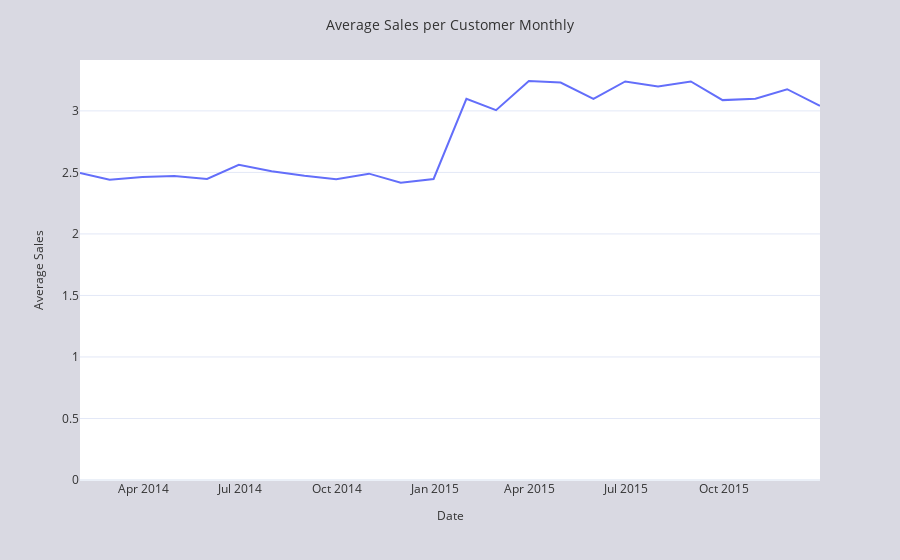

Write notebook code for a chart like this one.
### Markdown cell above
The plot below displays the average sales per customer monthly, indicating that they likely make 2 to 3 monthly purchases at this grocery store.

### Code cell
monthly_sales = df.resample('M', on='Date').size()
unique_monthly_customers = df.resample('M', on = 'Date').Member_number.nunique()
sales_per_customer = monthly_sales / unique_monthly_customers
fig = px.line(
    sales_per_customer,
    x = sales_per_customer.index,
    y = sales_per_customer,
    labels = {'y': 'Average Sales'}
)
apply_custom_style(fig, 'Average Sales per Customer Monthly')
fig.update_yaxes(rangemode="tozero")
fig.show()

### Figure 1 — Plotly figure (JSON) as saved in the notebook; plotly's stock layout.template omitted (floating-point values rounded to 4 significant figures)
{"data": [{"hovertemplate": "Date=%{x}<br>Average Sales=%{y}<extra></extra>", "legendgroup": "", "line": {"color": "#636efa", "dash": "solid"}, "marker": {"symbol": "circle"}, "mode": "lines", "name": "", "orientation": "v", "showlegend": false, "type": "scatter", "x": ["2014-01-31T00:00:00", "2014-02-28T00:00:00", "2014-03-31T00:00:00", "2014-04-30T00:00:00", "2014-05-31T00:00:00", "2014-06-30T00:00:00", "2014-07-31T00:00:00", "2014-08-31T00:00:00", "2014-09-30T00:00:00", "2014-10-31T00:00:00", "2014-11-30T00:00:00", "2014-12-31T00:00:00", "2015-01-31T00:00:00", "2015-02-28T00:00:00", "2015-03-31T00:00:00", "2015-04-30T00:00:00", "2015-05-31T00:00:00", "2015-06-30T00:00:00", "2015-07-31T00:00:00", "2015-08-31T00:00:00", "2015-09-30T00:00:00", "2015-10-31T00:00:00", "2015-11-30T00:00:00", "2015-12-31T00:00:00"], "xaxis": "x", "y": [2.495, 2.44, 2.462, 2.47, 2.447, 2.561, 2.51, 2.473, 2.445, 2.49, 2.416, 2.447, 3.098, 3.006, 3.243, 3.23, 3.097, 3.239, 3.199, 3.239, 3.088, 3.098, 3.176, 3.042], "yaxis": "y"}], "layout": {"autosize": true, "font": {"color": "rgb(50, 50, 50)"}, "legend": {"tracegroupgap": 0}, "margin": {"t": 60}, "paper_bgcolor": "#D9D9E2", "plot_bgcolor": "white", "title": {"font": {"size": 14}, "text": "Average Sales per Customer Monthly", "x": 0.5}, "xaxis": {"anchor": "y", "autorange": true, "domain": [0, 1], "range": ["2014-01-31", "2015-12-31"], "showgrid": false, "tickfont": {"size": 12}, "title": {"font": {"size": 12}, "text": "Date"}, "type": "date", "zeroline": false}, "yaxis": {"anchor": "x", "autorange": true, "domain": [0, 1], "gridcolor": "#E3E8F7", "range": [0, 3.414], "rangemode": "tozero", "showgrid": true, "tickfont": {"size": 12}, "title": {"font": {"size": 12}, "text": "Average Sales"}, "type": "linear"}}}
